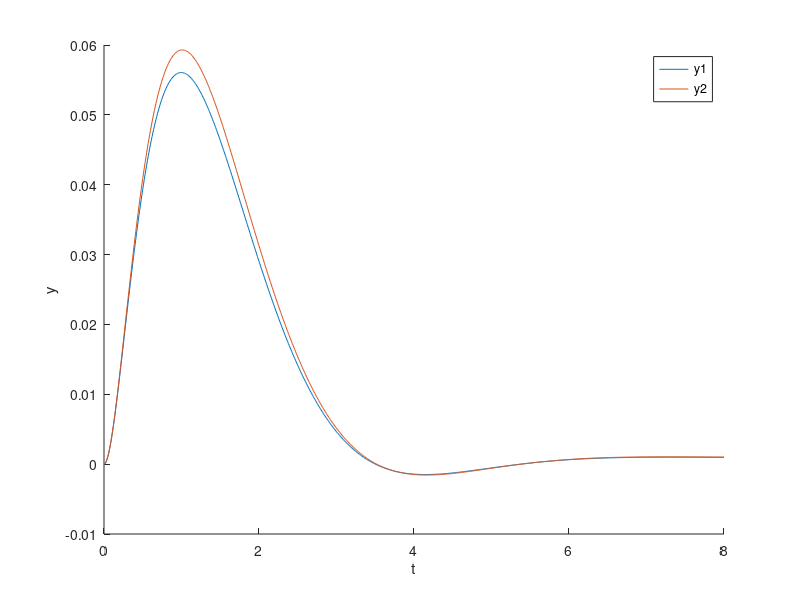

The MATLAB script that drew this image:
% Dane
clearvars;
tspan = [0,8];
x = @(t) exp(-t)*sin(t);
A = [-19/3, 2/3; -2/3, -14/3];
b = [1;1];
dt = 0.01;
t = tspan(1) : dt : tspan(2);
N = length(t);
I = [1,0;0,1];
f = @(t,y) A*y + b*x(t);

% Podpunkt d
yd = zeros(2,N);
L = [ I - A.*(1/6).*dt , A.*(1/3).*dt , A.*(-1/6).*dt;
      A.*(-1/6).*dt , I - A.*(5/12).*dt, A.*(1/12).*dt;
      A.*(-1/6).*dt , A.*(-2/3).*dt, I - A.*(1/6).*dt    
    ];

w = [1/6, 2/3, 1/6];


for i = 2:N
    p = [ f(t(i-1),yd(:,i-1));
          f(t(i-1),yd(:,i-1)) + b*x(1/2*dt);
          f(t(i-1),yd(:,i-1)) + b*x(dt);
        ];
    F = L\p;
    yd(1,i) =  yd(1,i-1) + (F(1)*w(1) + F(3)*w(2) + F(5)*w(3)).*dt;
    yd(2,i) =  yd(2,i-1) + (F(2)*w(1) + F(4)*w(2) + F(6)*w(3)).*dt;
end

% Wykresy

figure(1);
hold on;

plot(t, yd(1,:), t, yd(2,:));
xlabel("t");
ylabel("y");
legend("y1","y2");
hold off;